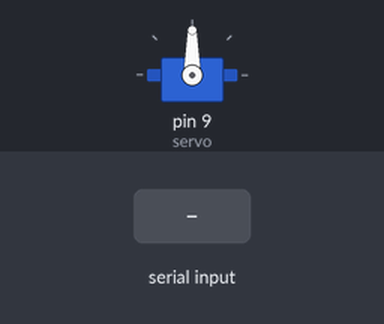
A sketch run on a simulated Arduino Uno, built with avr-gcc and run on an emulated ATmega328P. Parts: servo. Inputs (shaded band) come from the test bench.

Above: at 1.2 s.
1.3 s: "b" received over Serial
At 1.7 s:
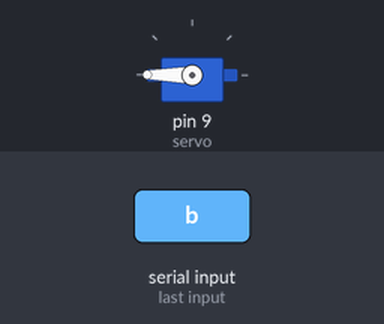
2.8 s: "k" received over Serial
At 4.0 s:
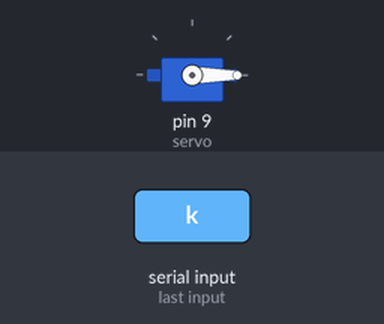
Timing chart, 0 to 5.8 s (numbered marks = the images above; inputs shaded):
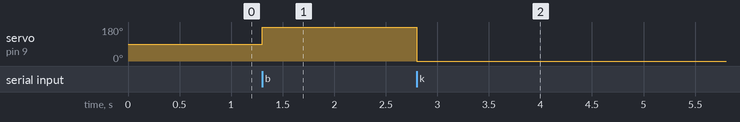

Measured:
- after the input at 1.3 s, servo on pin 9 (servo): 90° → 180° at once
- after the input at 2.8 s, servo on pin 9 (servo): 180° → 0° at once

The sketch:

servo_test.ino
```cpp
#include <Servo.h>

Servo servo;

void setup() {
  Serial.begin(9600);
  servo.attach(9);

}

void loop() {
 char val;
 if(Serial.available()){
  val=Serial.read();
 }
 if(val == 'b') servo.write(180);
 if(val == 'k') servo.write(0);

}
```
